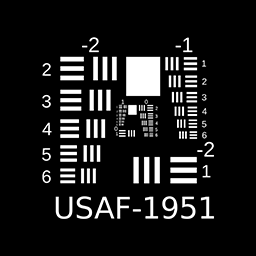
#> input picture ray_tracing/test_image/USAF256.bmp, 256 x 256 px
$ python -i image_processing.py   (imports and definitions only)
#> lines starting #> are read from the running program, lines starting #| are printed output that depends on the picture
#> further down, picture is the input picture: shape (256, 256, 3); min 0, max 255, mean 27.7
from __future__ import annotations
import numpy as np
from PIL import Image
import cv2
from typing import Iterable, Optional, Sequence, Tuple, Union


# [113 lines left out: functions convert_to_grayscale, load_grayscale_as_amplitude, make_xy_grid, center_crop, not called in this run]


def extract_field_points(
    img: np.ndarray,
    box_size: int = 13,
    border_size: int = 3,
    border_color: Optional[Sequence[Union[str, Sequence[int]]]] = ("blue", "green", "yellow"),
    resize: Optional[int] = None,
) -> Tuple[np.ndarray, np.ndarray, np.ndarray, np.ndarray]:
    """
    Extract 3 field cutouts (field0, field7, field10) from `img` and return a marked copy.

    [inputs]
        img:
            Input image. Supports HxW (grayscale) or HxWxC (color), dtype uint8/float/etc.
        box_size:
            Size of the square cutouts in pixels (box_size x box_size).
        border_size:
            Border thickness in pixels for solid borders, or dash "stroke width" for dashed.
        border_color:
            If not None: a sequence of 3 colors (for field0, field7, field10).
              Each can be a string name ("blue","green","yellow", etc.) or a BGR/RGB tuple/list.
              Strings are mapped to BGR for OpenCV drawing.
            If None: all boxes are drawn as dashed/broken RED.
        resize:
            If None: each extracted field cutout remains box_size x box_size.
            If not None: each cutout is resized to resize x resize.

    [outputs]
        box_marks : same size as `img`, with 3 rectangular box marks (no fill)
        field0    : cutout centered at image center
        field7    : cutout centered at 0.7*r along the line from center -> upper-right corner
        field10   : cutout whose upper-right corner coincides with image upper-right corner

    Notes on coordinates:
        - Image origin is top-left. x increases to the right, y increases downward.
        - "Upper-right corner" is (W-1, 0).
        - field7 center is computed using the Euclidean distance r between center and upper-right,
          then placed at 0.7*r along that direction (i.e., 70% of the way from center to upper-right).

    Behavior near borders:
        If a requested cutout extends outside the image, it is zero-padded to keep size box_size x box_size.

    """
#> called with box_size = 13, border_size = 3, border_color = ('blue', 'green', 'yellow')
    if not isinstance(img, np.ndarray):
        raise TypeError("img must be a numpy.ndarray")
    if img.ndim not in (2, 3):
        raise ValueError("img must be HxW or HxWxC")
    if box_size <= 0:
        raise ValueError("box_size must be > 0")
    if border_size <= 0:
        raise ValueError("border_size must be > 0")
    if resize is not None and resize <= 0:
        raise ValueError("resize must be None or > 0")

    H, W = img.shape[:2]
#> H = 256; W = 256
    half = box_size // 2

    # ---- internal functions -------------------------------------------------------------

    def _to_uint8_view_preserve(im: np.ndarray) -> np.ndarray:
        """
        Convert to uint8 for drawing while preserving appearance.
        - No min-max normalization (avoids contrast/color shift).
        """
        if im.dtype == np.uint8:
            return im.copy()

        if np.issubdtype(im.dtype, np.floating):
            imf = np.nan_to_num(im.astype(np.float32), nan=0.0, posinf=0.0, neginf=0.0)
            mx = float(imf.max()) if imf.size else 0.0
            # If it's likely in [0,1], scale up
            if mx <= 1.0 + 1e-6:
                imf *= 255.0
            imf = np.clip(imf, 0.0, 255.0)
            return (imf + 0.5).astype(np.uint8)

        if np.issubdtype(im.dtype, np.integer):
            info = np.iinfo(im.dtype)
            imf = im.astype(np.float32) / float(info.max) * 255.0
            imf = np.clip(imf, 0.0, 255.0)
            return (imf + 0.5).astype(np.uint8)

        imf = np.clip(im.astype(np.float32), 0.0, 255.0)
        return (imf + 0.5).astype(np.uint8)

    def _ensure_color3_for_drawing(im_u8: np.ndarray) -> Tuple[np.ndarray, str]:
        """
        Ensure BGR 3-channel for OpenCV drawing.
        Returns (im_bgr, order_tag) where order_tag is 'GRAY' or 'RGB'.
        Since you load via imageio, color inputs are RGB -> convert to BGR for cv2.
        """
        if im_u8.ndim == 2:
            return cv2.cvtColor(im_u8, cv2.COLOR_GRAY2BGR), "GRAY"

        if im_u8.shape[2] == 1:
            return cv2.cvtColor(im_u8, cv2.COLOR_GRAY2BGR), "GRAY"

        if im_u8.shape[2] >= 3:
            im_rgb = im_u8[:, :, :3].copy()          # imageio => RGB
            im_bgr = im_rgb[:, :, ::-1].copy()       # RGB -> BGR for cv2
            return im_bgr, "RGB"

        raise ValueError("Unsupported channel count")

    def _color_to_bgr(c: Union[str, Sequence[int]]) -> Tuple[int, int, int]:
        """Map a color spec to BGR tuple (OpenCV)."""
        if isinstance(c, str):
            name = c.strip().lower()
            table = {
                "blue": (255, 0, 0),
                "green": (0, 255, 0),
                "yellow": (0, 255, 255),
                "red": (0, 0, 255),
                "cyan": (255, 255, 0),
                "magenta": (255, 0, 255),
                "white": (255, 255, 255),
                "black": (0, 0, 0),
                "orange": (0, 165, 255),
                "purple": (128, 0, 128),
            }
            if name not in table:
                raise ValueError(f"Unknown color name '{c}'. Use BGR tuple or a known name.")
            return table[name]
        if isinstance(c, (list, tuple)) and len(c) == 3:
            b, g, r = c
            return (int(b), int(g), int(r))
        raise TypeError("Color must be a string (e.g. 'blue') or a length-3 tuple/list (B,G,R).")

    def _extract_cutout(center_xy: Tuple[float, float]) -> np.ndarray:
        """Extract a box_size x box_size cutout centered at (cx,cy). Pads with zeros if needed."""
        cx, cy = center_xy
        cx_i = int(round(cx))
        cy_i = int(round(cy))

        x0 = cx_i - half
        y0 = cy_i - half
        x1 = x0 + box_size
        y1 = y0 + box_size

        ix0 = max(0, x0)
        iy0 = max(0, y0)
        ix1 = min(W, x1)
        iy1 = min(H, y1)

        if img.ndim == 2:
            out = np.zeros((box_size, box_size), dtype=img.dtype)
        else:
            out = np.zeros((box_size, box_size, img.shape[2]), dtype=img.dtype)

        ox0 = ix0 - x0
        oy0 = iy0 - y0
        ox1 = ox0 + (ix1 - ix0)
        oy1 = oy0 + (iy1 - iy0)

        out[oy0:oy1, ox0:ox1, ...] = img[iy0:iy1, ix0:ix1, ...]
        return out

    def _resize_cutout(cut: np.ndarray) -> np.ndarray:
        if resize is None:
            return cut
        if cut.ndim == 2:
            return cv2.resize(cut, (resize, resize), interpolation=cv2.INTER_AREA)
        else:
            return cv2.resize(cut, (resize, resize), interpolation=cv2.INTER_AREA)

    def _solid_rect(im_bgr: np.ndarray, x0: int, y0: int, x1: int, y1: int, bgr: Tuple[int, int, int]) -> None:
        cv2.rectangle(im_bgr, (x0, y0), (x1, y1), bgr, thickness=border_size, lineType=cv2.LINE_AA)

    def _rect_from_center(center_xy: Tuple[float, float]) -> Tuple[int, int, int, int]:
        cx, cy = center_xy
        cx_i = int(round(cx))
        cy_i = int(round(cy))
        x0 = cx_i - half
        y0 = cy_i - half
        x1 = x0 + box_size - 1
        y1 = y0 + box_size - 1
        return x0, y0, x1, y1

    def _rect_for_field10() -> Tuple[int, int, int, int]:
        x1 = W - 1
        y0 = 0
        x0 = x1 - (box_size - 1)
        y1 = y0 + (box_size - 1)
        return x0, y0, x1, y1

    # ---- compute field centers ------------------------------------------------

    cx0 = (W - 1) / 2.0
#> cx0 = 127.5
    cy0 = (H - 1) / 2.0
#> cy0 = 127.5

    urx = float(W - 1)
#> urx = 255
    ury = 0.0

    vx = urx - cx0
#> vx = 127.5
    vy = ury - cy0
#> vy = -127.5
    r = float(np.hypot(vx, vy))
#> r = 180.3
    if r == 0.0:
        cx7, cy7 = cx0, cy0
    else:
        cx7 = cx0 + 0.7 * vx
#> cx7 = 216.8
        cy7 = cy0 + 0.7 * vy
#> cy7 = 38.25

    x0_10, y0_10, x1_10, y1_10 = _rect_for_field10()
#> x0_10 = 243; y0_10 = 0; x1_10 = 255; y1_10 = 12
    cx10 = (x0_10 + x1_10) / 2.0
#> cx10 = 249
    cy10 = (y0_10 + y1_10) / 2.0

    # ---- extract cutouts ------------------------------------------------------

    field0 = _resize_cutout(_extract_cutout((cx0, cy0)))
    field7 = _resize_cutout(_extract_cutout((cx7, cy7)))
    field10 = _resize_cutout(_extract_cutout((cx10, cy10)))

    # ---- draw box marks (FIXED: preserve RGB appearance) ----------------------

    draw_u8 = _to_uint8_view_preserve(img)
    draw_bgr, order_tag = _ensure_color3_for_drawing(draw_u8)
#> order_tag = 'RGB'

    box_marks_bgr = draw_bgr.copy()

    x0_0, y0_0, x1_0, y1_0 = _rect_from_center((cx0, cy0))
    x0_7, y0_7, x1_7, y1_7 = _rect_from_center((cx7, cy7))
    # field10: (x0_10, y0_10, x1_10, y1_10) already computed

    if border_color is None:
        red = (0, 0, 255)
        _solid_rect(box_marks_bgr, x0_0, y0_0, x1_0, y1_0, red)
        _solid_rect(box_marks_bgr, x0_7, y0_7, x1_7, y1_7, red)
        _solid_rect(box_marks_bgr, x0_10, y0_10, x1_10, y1_10, red)
    else:
        if len(border_color) != 3:
            raise ValueError("border_color must be a sequence of 3 colors (field0, field7, field10) or None.")
        c0 = _color_to_bgr(border_color[0])
        c7 = _color_to_bgr(border_color[1])
        c10 = _color_to_bgr(border_color[2])
        _solid_rect(box_marks_bgr, x0_0, y0_0, x1_0, y1_0, c0)
        _solid_rect(box_marks_bgr, x0_7, y0_7, x1_7, y1_7, c7)
        _solid_rect(box_marks_bgr, x0_10, y0_10, x1_10, y1_10, c10)
#> call 3 of _solid_rect, with x0 = 243, y0 = 0, x1 = 255, y1 = 12, bgr = (0, 255, 255)
#> in _solid_rect (call 3), `cv2.rectangle(im_bgr, (x0, y0), (x1, y1), bgr, thickness=border_size, ..`:
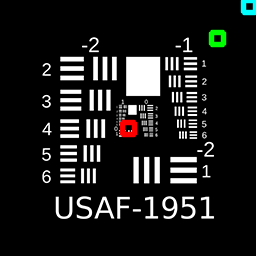
#> im_bgr: shape (256, 256, 3); mean R, G, B 28.4, 29.1, 28.2

    # Convert back to RGB if input was RGB
    if order_tag == "RGB":
        box_marks = box_marks_bgr[:, :, ::-1].copy()  # BGR -> RGB
    else:
        box_marks = box_marks_bgr

    return box_marks, field0, field7, field10


# [166 lines left out: functions generate_checker_board, pad_field, unpad_field, pad_with_zeros, not called in this run]

>>> import cv2
>>> picture = cv2.imread('../ray_tracing/test_image/USAF256.bmp')
>>> result = extract_field_points(picture)
